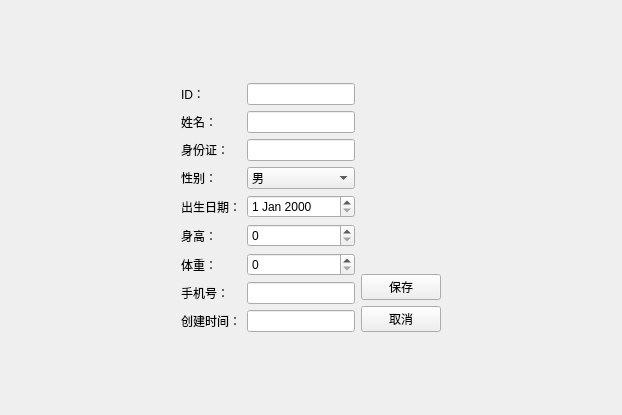
<?xml version="1.0" encoding="UTF-8"?>
<ui version="4.0">
 <class>PatientEditView</class>
 <widget class="QWidget" name="PatientEditView">
  <property name="geometry">
   <rect>
    <x>0</x>
    <y>0</y>
    <width>622</width>
    <height>415</height>
   </rect>
  </property>
  <property name="windowTitle">
   <string>编辑患者信息</string>
  </property>
  <layout class="QVBoxLayout" name="verticalLayout_2">
   <item>
    <spacer name="verticalSpacer_2">
     <property name="orientation">
      <enum>Qt::Orientation::Vertical</enum>
     </property>
     <property name="sizeHint" stdset="0">
      <size>
       <width>20</width>
       <height>59</height>
      </size>
     </property>
    </spacer>
   </item>
   <item>
    <layout class="QHBoxLayout" name="horizontalLayout_2">
     <item>
      <spacer name="horizontalSpacer">
       <property name="orientation">
        <enum>Qt::Orientation::Horizontal</enum>
       </property>
       <property name="sizeHint" stdset="0">
        <size>
         <width>40</width>
         <height>20</height>
        </size>
       </property>
      </spacer>
     </item>
     <item>
      <layout class="QHBoxLayout" name="horizontalLayout">
       <item>
        <layout class="QFormLayout" name="formLayout">
         <item row="0" column="0">
          <widget class="QLabel" name="label">
           <property name="text">
            <string>ID：</string>
           </property>
          </widget>
         </item>
         <item row="0" column="1">
          <widget class="QLineEdit" name="dbEditID"/>
         </item>
         <item row="1" column="0">
          <widget class="QLabel" name="label_2">
           <property name="text">
            <string>姓名：</string>
           </property>
          </widget>
         </item>
         <item row="1" column="1">
          <widget class="QLineEdit" name="dbEditName"/>
         </item>
         <item row="2" column="0">
          <widget class="QLabel" name="label_3">
           <property name="text">
            <string>身份证：</string>
           </property>
          </widget>
         </item>
         <item row="2" column="1">
          <widget class="QLineEdit" name="dbEditIDCard"/>
         </item>
         <item row="3" column="0">
          <widget class="QLabel" name="label_4">
           <property name="text">
            <string>性别：</string>
           </property>
          </widget>
         </item>
         <item row="3" column="1">
          <widget class="QComboBox" name="dbComboSex">
           <item>
            <property name="text">
             <string>男</string>
            </property>
           </item>
           <item>
            <property name="text">
             <string>女</string>
            </property>
           </item>
          </widget>
         </item>
         <item row="4" column="0">
          <widget class="QLabel" name="label_5">
           <property name="text">
            <string>出生日期：</string>
           </property>
          </widget>
         </item>
         <item row="4" column="1">
          <widget class="QDateEdit" name="dbDateEditDOB"/>
         </item>
         <item row="5" column="0">
          <widget class="QLabel" name="label_6">
           <property name="text">
            <string>身高：</string>
           </property>
          </widget>
         </item>
         <item row="5" column="1">
          <widget class="QSpinBox" name="dbSpinHeight"/>
         </item>
         <item row="6" column="0">
          <widget class="QLabel" name="label_7">
           <property name="text">
            <string>体重：</string>
           </property>
          </widget>
         </item>
         <item row="6" column="1">
          <widget class="QSpinBox" name="dbSpinWeight"/>
         </item>
         <item row="7" column="0">
          <widget class="QLabel" name="label_8">
           <property name="text">
            <string>手机号：</string>
           </property>
          </widget>
         </item>
         <item row="7" column="1">
          <widget class="QLineEdit" name="dbEditMobile"/>
         </item>
         <item row="8" column="0">
          <widget class="QLabel" name="label_9">
           <property name="text">
            <string>创建时间：</string>
           </property>
          </widget>
         </item>
         <item row="8" column="1">
          <widget class="QLineEdit" name="dbCreatedTimeStamp"/>
         </item>
        </layout>
       </item>
       <item>
        <layout class="QVBoxLayout" name="verticalLayout">
         <item>
          <spacer name="verticalSpacer">
           <property name="orientation">
            <enum>Qt::Orientation::Vertical</enum>
           </property>
           <property name="sizeHint" stdset="0">
            <size>
             <width>20</width>
             <height>40</height>
            </size>
           </property>
          </spacer>
         </item>
         <item>
          <widget class="QPushButton" name="btSave">
           <property name="text">
            <string>保存</string>
           </property>
          </widget>
         </item>
         <item>
          <widget class="QPushButton" name="btCancel">
           <property name="text">
            <string>取消</string>
           </property>
          </widget>
         </item>
        </layout>
       </item>
      </layout>
     </item>
     <item>
      <spacer name="horizontalSpacer_2">
       <property name="orientation">
        <enum>Qt::Orientation::Horizontal</enum>
       </property>
       <property name="sizeHint" stdset="0">
        <size>
         <width>40</width>
         <height>20</height>
        </size>
       </property>
      </spacer>
     </item>
    </layout>
   </item>
   <item>
    <spacer name="verticalSpacer_3">
     <property name="orientation">
      <enum>Qt::Orientation::Vertical</enum>
     </property>
     <property name="sizeHint" stdset="0">
      <size>
       <width>20</width>
       <height>59</height>
      </size>
     </property>
    </spacer>
   </item>
  </layout>
 </widget>
 <resources/>
 <connections/>
</ui>
